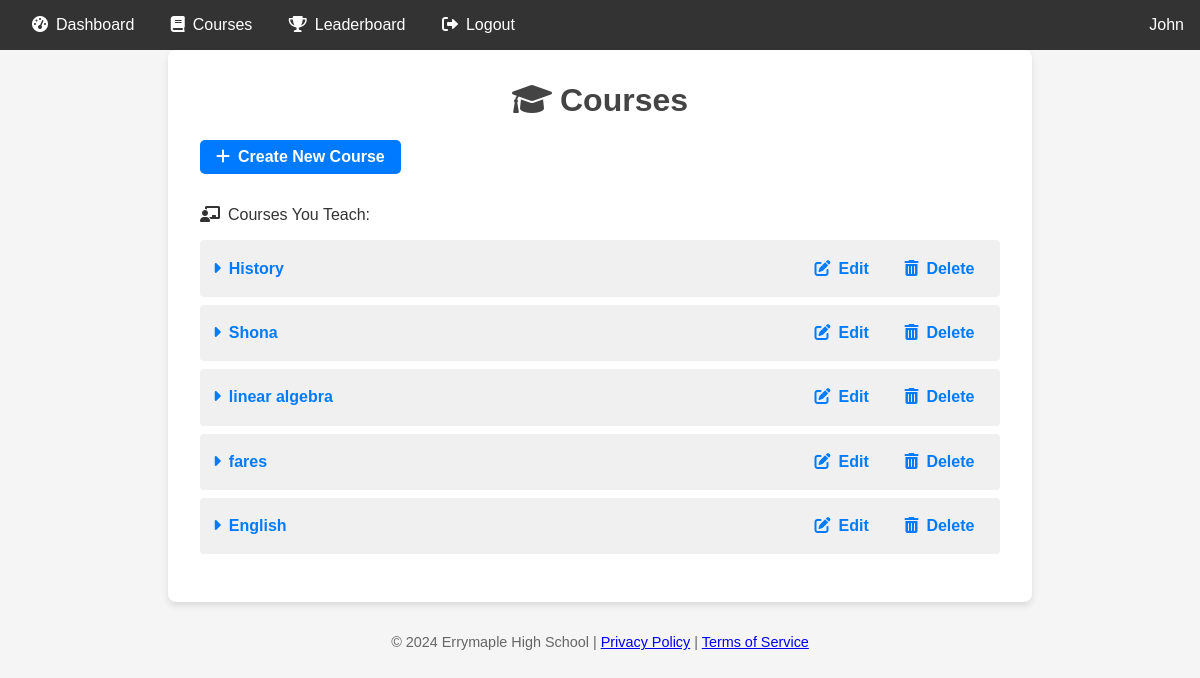
Page /courses/ (signed in) on the committed database.
### main/models.py (models this page shows, shortened)
class User(AbstractUser):
    ROLES = [
        ('student', 'Student'),
        ('teacher', 'Teacher'),
        ('admin', 'Administrator'),
    ]
    role = models.CharField(max_length=10, choices=ROLES)
    enrolled_courses = models.ManyToManyField('Course', related_name='students', blank=True)

class Course(models.Model):
    teacher = models.ForeignKey(settings.AUTH_USER_MODEL, on_delete=models.SET_NULL, null=True, blank=True)
    title = models.CharField(max_length=255)
    description = models.TextField()

### main/views.py (the view)
# urls.py: path('courses/', views.course_list, name='course_list'),
@login_required
def course_list(request):
    if request.user.role == 'teacher':
        courses_taught = Course.objects.filter(teacher=request.user)
        return render(request, 'main/course_list.html', {'courses_taught': courses_taught})
    elif request.user.role == 'student':
        enrolled_courses = request.user.enrolled_courses.all()
        return render(request, 'main/course_list.html', {'enrolled_courses': enrolled_courses})
    else:
        courses = Course.objects.all()
        return render(request, 'main/course_list.html', {'courses': courses})

### main/templates/main/course_list.html (shortened to what this page needs)
<!DOCTYPE html>
<html lang="en">
<head>
    <link rel="stylesheet" href="https://cdnjs.cloudflare.com/ajax/libs/font-awesome/6.0.0-beta3/css/all.min.css">
</head>
<body>
    <div class="navbar">
        <div>
            <a href="{% url 'dashboard' %}"><i class="fas fa-tachometer-alt icon"></i>Dashboard</a>
            <a href="{% url 'course_list' %}"><i class="fas fa-book icon"></i>Courses</a>
            <a href="{% url 'leaderboard' 1 %}"><i class="fas fa-trophy icon"></i>Leaderboard</a>
            {% if user.is_authenticated %}
                <a href="{% url 'logout' %}"><i class="fas fa-sign-out-alt icon"></i>Logout</a>
            {% else %}
                <a href="{% url 'login' %}"><i class="fas fa-sign-in-alt icon"></i>Login</a>
            {% endif %}
        </div>
        <div>{{ user.username }}</div>
    </div>
    <div class="container">
        <h1><i class="fas fa-graduation-cap icon"></i>Courses</h1>
        {% if user.role == 'teacher' or user.role == 'admin' %}
            <a href="{% url 'create_course' %}" class="create-button"><i class="fas fa-plus icon"></i>Create New Course</a>
        {% endif %}
        {% if user.role == "student" %}
            <p><i class="fas fa-book-reader icon"></i>Enrolled Courses:</p>
            <ul>
                {% for course in enrolled_courses %}
                    <li>
                        <a href="{% url 'course_detail' course.pk %}" class="link-button"><i class="fas fa-caret-right icon"></i>{{ course.title }}</a>
                    </li>
                {% empty %}
                    <li class="empty-message"><i class="fas fa-exclamation-circle icon"></i>You are not enrolled in any courses yet.</li>
                {% endfor %}
            </ul>
        {% elif user.role == "teacher" %}
            <p><i class="fas fa-chalkboard-teacher icon"></i>Courses You Teach:</p>
            <ul>
                {% for course in courses_taught %}
                    <li>
                        <div>
                            <a href="{% url 'course_detail' course.pk %}" class="link-button"><i class="fas fa-caret-right icon"></i>{{ course.title }}</a>
                        </div>
                        <div class="action-buttons">
                            <a href="{% url 'edit_course' course.pk %}" class="link-button"><i class="fas fa-edit icon"></i>Edit</a>
                            <a href="{% url 'delete_course' course.pk %}" class="link-button delete-button" onclick="return confirm('Are you sure you want to delete this course?');"><i class="fas fa-trash-alt icon"></i>Delete</a>
                        </div>
                    </li>
                {% empty %}
                    <li class="empty-message"><i class="fas fa-exclamation-circle icon"></i>You are not teaching any courses yet.</li>
                {% endfor %}
            </ul>
        {% endif %}
    </div>
    <div class="footer">
        <p>&copy; 2024 Errymaple High School | <a href="https://wa.me/263780601210">Privacy Policy</a> | <a href="https://wa.me/263780601210">Terms of Service</a></p>
    </div>
</body>
</html>

### main/templates/main/course_list.html (style rules this page uses)
body { font-family: Arial, sans-serif; margin: 0; padding: 0; background-color: #f5f5f5; color: #333; }
.navbar { background-color: #333; padding: 1rem; display: flex; justify-content: space-between; align-items: center; color: #fff; }
.navbar a { color: #fff; text-decoration: none; padding: 0 1rem; }
.container { padding: 2rem; max-width: 800px; margin: auto; background-color: #fff; box-shadow: 0px 4px 6px rgba(0, 0, 0, 0.1); border-radius: 8px; }
h1 { color: #444; margin-top: 0; text-align: center; }
ul { list-style-type: none; padding: 0; }
li { background: #f0f0f0; margin: 0.5rem 0; padding: 0.8rem; border-radius: 4px; transition: background 0.2s ease; display: flex; justify-content: space-between; align-items: center; }
.link-button { color: #007bff; text-decoration: none; font-weight: bold; }
.footer { margin-top: 2rem; text-align: center; font-size: 0.9rem; color: #666; }
.icon { margin-right: 8px; }
.create-button { display: inline-block; background-color: #007bff; color: #fff; padding: 0.5rem 1rem; margin-bottom: 1rem; border-radius: 5px; text-decoration: none; font-weight: bold; transition: background-color 0.3s; }
.action-buttons { display: flex; gap: 10px; align-items: center; }
.action-buttons a { padding: 0.4rem 0.8rem; border-radius: 4px; color: #007bff; background-color: #f0f0f0; font-weight: bold; transition: background-color 0.3s, color 0.3s; }
.delete-button { color: #e74c3c; }

### rows in the picture
User: username "John"
Course: title "History"
Course: title "Shona"
Course: title "linear algebra"
Course: title "fares"
Course: title "English"
